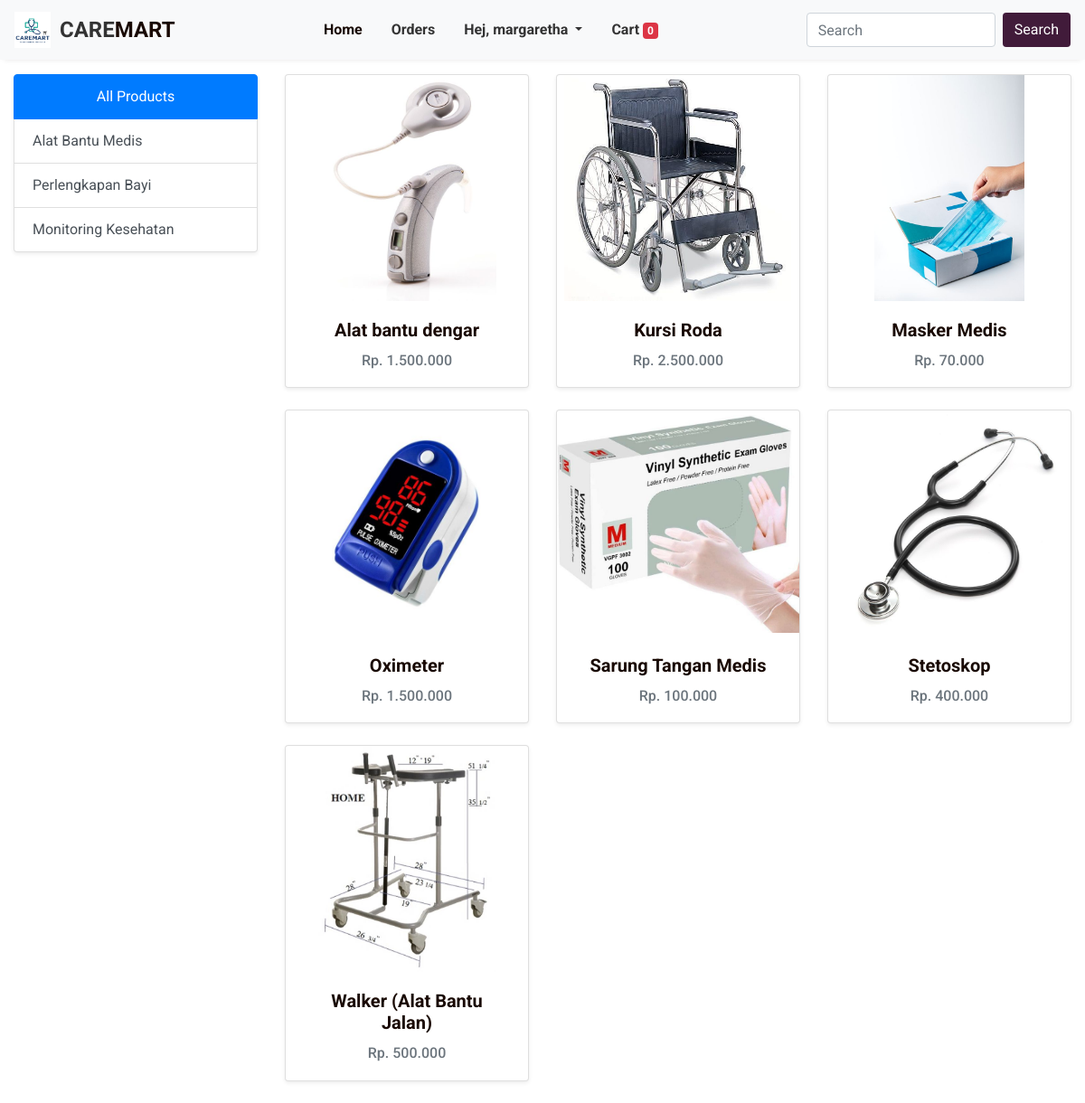
The app's page /?category=1 (signed in) with its own data.
### store/models/customer.py (models this page shows, shortened)
class Customer(models.Model):
    username = models.CharField(max_length=50, default='')
    password = models.CharField(max_length=15)
    address = models.CharField(max_length=255, default='')  # Tambahkan default di sini
    email = models.EmailField(max_length=100)
    bank = models.CharField(max_length=50, default='')

### store/models/category.py (models this page shows, shortened)
class Category(models.Model):
    name = models.CharField(max_length=20)
    @staticmethod
    def get_all_categories():
        return Category.objects.all()

### store/models/product.py (models this page shows, shortened)
class Product(models.Model):
    name = models.CharField(max_length=50)
    price = models.IntegerField(default=0)
    category = models.ForeignKey(Category, on_delete=models.CASCADE, default=1)
    description = models.CharField(max_length=200, default='', blank=True, null=True)
    image = models.ImageField(upload_to='upload/products/')
    @staticmethod
    def get_all_product_by_category_id(category_id):
        if category_id:
            return Product.objects.filter(category=category_id)
        else:
            return Product.get_all_products()

### store/views.py (the view)
# urls.py: path('',views.home, name='homepage'),
def home(request):
    products = None
    totalitem = 0
    if request.session.has_key('username'):
        username = request.session['username']
        category = Category.get_all_categories()
        customer = Customer.objects.filter(username=username)
        totalitem = len(Cart.objects.filter(username=username))
        for c in customer:
            username = c.username
            categoryID = request.GET.get('category')
            if categoryID:
                products = Product.get_all_product_by_category_id(categoryID)
            else:
                products = Product.get_all_products()
            for product in products:
                product.price = "{:,.0f}".format(int(product.price)).replace(",", ".")
            data = {
                'username': username,
                'product': products,
                'category': category,
                'totalitem':totalitem
            }
            print('You are', request.session.get('username'))
            return render(request, 'home.html', data)
    else:
        return redirect('login')

### store/templates/home.html
{% extends 'base.html' %} {% load humanize %} {% block content %}
<div class="container-fluid mt-3">
  <div class="row">
    <div class="col-lg-3 mb-4">
      <div class="list-group shadow-sm">
        <a href="/" class="list-group-item list-group-item-action active text-center">All Products</a>
        {% for category in category %}
        <a href="/?category={{category.id}}" class="list-group-item list-group-item-action">{{category.name}}</a>
        {% endfor %}
      </div>
    </div>
    <div id="product" class="col-lg-9">
      <div class="row">
        {% for product in product %}
        <div class="col-md-4 mb-4 d-flex justify-content-center">
          <div class="card shadow-sm" style="width: 100%; max-width: 18rem; background-color: #ffffff; color: #190903">
            <a href="{% url 'product-detail' product.id %}" class="text-decoration-none">
              <img src="{{product.image.url}}" class="card-img-top img-fluid" alt="{{product.name}}" style="height: 250px; object-fit: contain" />
            </a>
            <div class="card-body text-center">
              <h5 class="card-title font-weight-bold">{{product.name}}</h5>
              <h6 class="card-text text-muted">Rp. {{product.price|intcomma}}</h6>
            </div>
          </div>
        </div>
        {% endfor %}
      </div>
    </div>
  </div>
</div>
{% endblock %}

### store/templates/base.html (shortened to what this page needs)
<!DOCTYPE html>
<html lang="en">
  {% load static %}
  <head>
    <link rel="stylesheet" href="https://cdn.jsdelivr.net/npm/bootstrap@4.6.1/dist/css/bootstrap.min.css" />
  </head>
  <body>
    <nav class="navbar navbar-expand-lg navbar-light">
      <a class="navbar-brand" href="/">
        <img src="{% static 'images/logo_new.png' %}" alt="Logo" />
        <div class="brand-text">CARE<span>MART</span></div>
      </a>
      <div class="collapse navbar-collapse" id="navbarNav">
        <ul class="navbar-nav">
          <li class="nav-item active">
            <a class="nav-link" href="/">Home</a>
          </li>
          {% if request.session %}
          <li class="nav-item">
            <a class="nav-link" href="/order/">Orders</a>
          </li>
          <li class="nav-item dropdown">
            <a class="nav-link dropdown-toggle" href="#" id="navbarDropdown" role="button" data-toggle="dropdown" aria-haspopup="true" aria-expanded="false"> Hej, {{username}} </a>
          </li>
          <li class="nav-item">
            <a class="nav-link" href="/show_cart">Cart<span class="badge badge-danger ml-1">{{totalitem}}</span></a>
          </li>
          {% endif %}
        </ul>
        <form class="form-inline ml-auto" action="/search">
          <input class="form-control mr-2" type="search" placeholder="Search" aria-label="Search" name="query" />
          <button class="btn btn-search" type="submit">Search</button>
        </form>
      </div>
    </nav>
    {% block content %} {% endblock %}
  </body>
</html>

### store/templates/base.html (style rules this page uses)
:root { --navbar-bg-color: #f8f9fa; --navbar-text-color: #333; --navbar-link-hover-color: #411b3a; --navbar-link-active-color: #190903; --navbar-shadow: 0 4px 6px -4px rgba(0, 0, 0, 0.1); --search-btn-bg-color: #411b3a; --search-btn-text-color: #fff; --font-family: "Roboto", sans-serif; }
body { font-family: var(--font-family); }
nav { background-color: var(--navbar-bg-color) !important; box-shadow: var(--navbar-shadow); }
.navbar-brand { display: flex; align-items: center; }
.navbar-brand img { height: 40px; }
.navbar-brand .brand-text { font-size: 1.5rem; font-weight: 700; color: var(--navbar-text-color); margin-left: 10px; }
.navbar-brand .brand-text span { color: #190903; }
.navbar-nav .nav-link { color: var(--navbar-text-color) !important; font-weight: 700; }
.navbar-nav .nav-item.active .nav-link { color: var(--navbar-link-active-color) !important; }
.btn-search { background-color: var(--search-btn-bg-color) !important; color: var(--search-btn-text-color) !important; }
.navbar-nav { margin-left: auto; }
.nav-item { margin-right: 1rem; }

### records on screen
Customer: username "margaretha"
Category: name "Alat Bantu Medis"
Category: name "Perlengkapan Bayi"
Category: name "Monitoring Kesehatan"
Product: image (picture), name "Alat bantu dengar", price "1.500.000"
Product: image (picture), name "Kursi Roda", price "2.500.000"
Product: image (picture), name "Masker Medis", price "70.000"
Product: image (picture), name "Oximeter", price "1.500.000"
Product: image (picture), name "Sarung Tangan Medis", price "100.000"
Product: image (picture), name "Stetoskop", price "400.000"
Product: image (picture), name "Walker (Alat Bantu Jalan)", price "500.000"

### other values on screen
{{ totalitem }} "0"
